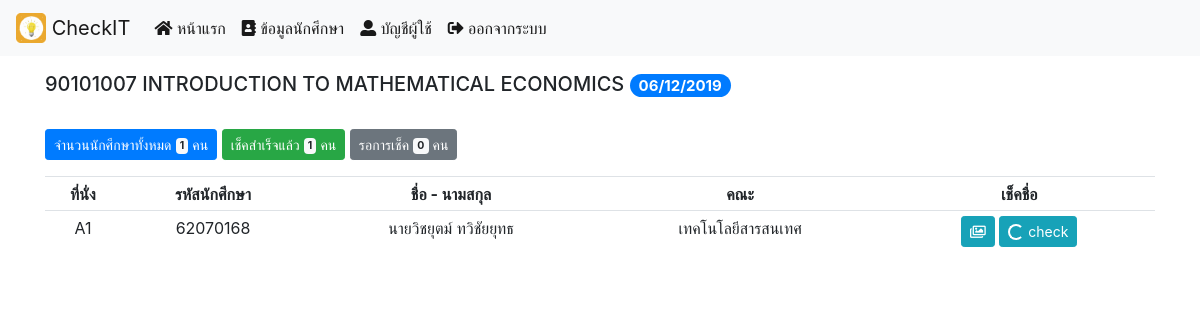
The app's page /main.php?q=checked&uid=3 (signed in) with its own data.
### tables this page shows
CREATE TABLE `classroom` (
  `class_id` int(4) NOT NULL,
  `class_date` date NOT NULL,
  `class_start` time NOT NULL,
  `class_end` time NOT NULL,
  `class_subjectid` varchar(8) NOT NULL,
  `class_subject` varchar(100) NOT NULL,
  `class_fac` varchar(100) NOT NULL,
  `class_term` int(2) NOT NULL,
  `class_year` int(4) NOT NULL,
  `class_building` varchar(30) NOT NULL,
  `class_room` varchar(30) NOT NULL,
  `class_status` varchar(30) NOT NULL,
  `class_email` varchar(50) NOT NULL,
  `class_timestamp` timestamp NOT NULL DEFAULT CURRENT_TIMESTAMP
);

CREATE TABLE `checked` (
  `c_id` int(4) NOT NULL,
  `c_sid` int(8) NOT NULL,
  `c_pre` varchar(30) NOT NULL,
  `c_first` varchar(50) NOT NULL,
  `c_last` varchar(50) NOT NULL,
  `c_fac` varchar(100) NOT NULL,
  `c_seat` varchar(3) NOT NULL,
  `c_session` int(4) NOT NULL,
  `c_checked` varchar(30) NOT NULL DEFAULT 'รอการเช็ค',
  `c_timestamp` timestamp NOT NULL DEFAULT CURRENT_TIMESTAMP
);

### main.php (the view, shortened to what this page needs)
<?php
require 'connection.php';
?>
<!doctype html>
<html lang="en">
  <head>
    <link rel="stylesheet" href="https://stackpath.bootstrapcdn.com/bootstrap/4.4.1/css/bootstrap.min.css">
    <link rel="stylesheet" href="https://use.fontawesome.com/releases/v5.6.3/css/all.css">
  </head>
  <body>
    <nav class="navbar navbar-expand-lg navbar-light bg-light fixed-top">
      <a class="navbar-brand" href="index.php">
        <img src="pictures/logo.jpg" width="30" height="30" class="d-inline-block align-top" alt="">
        CheckIT
      </a>
      <div class="collapse navbar-collapse" id="navbarSupportedContent">
        <ul class="navbar-nav mr-auto">
          <li class="nav-item active">
            <a class="nav-link" href="main.php"><i class="fas fa-home"></i> หน้าแรก</a>
          </li>
          <li class="nav-item active">
            <a class="nav-link" href="main.php?q=student"><i class="fas fa-address-book"></i> ข้อมูลนักศึกษา</a>
          </li>
          <li class="nav-item active">
            <a class="nav-link" href="main.php?q=profile"><i class="fas fa-user-alt"></i> บัญชีผู้ใช้</a>
          </li>
          <li class="nav-item active">
            <a class="nav-link" href="app.php?func=logout"><i class="fas fa-sign-out-alt"></i> ออกจากระบบ</a>
          </li>
        </ul>
      </div>
    </nav>
    <br><br><br>
    <?php if (isset($_GET['q']) and $_GET['q'] == 'checked') { ?>
    <div class="container">
      <?php
      $uid = $_GET['uid'];
      $q = "SELECT * FROM classroom WHERE class_id='$uid'";
      $resq = mysqli_query($dbcon, $q);
      $rowq = mysqli_fetch_array($resq, MYSQLI_ASSOC);
      $ch = 'รอการเช็ค';
      $ched = 'เช็คแล้ว';
      $c = "SELECT COUNT(c_id) AS countcheck FROM checked WHERE c_session='$uid' AND c_checked='$ch'";
      $resc = mysqli_query($dbcon, $c);
      $rowc = mysqli_fetch_array($resc, MYSQLI_ASSOC);
      $c2 = "SELECT COUNT(c_id) AS countchecked FROM checked WHERE c_session='$uid' AND c_checked='$ched'";
      $resc2 = mysqli_query($dbcon, $c2);
      $rowc2 = mysqli_fetch_array($resc2, MYSQLI_ASSOC);
      $c3 = "SELECT COUNT(c_id) AS countall FROM checked WHERE c_session='$uid'";
      $resc3 = mysqli_query($dbcon, $c3);
      $rowc3 = mysqli_fetch_array($resc3, MYSQLI_ASSOC);
       ?>
      <p class="h5"><span class="h5 text-capitalize"><?php echo $rowq['class_subjectid']." ".$rowq['class_subject']." <span class='badge badge-pill badge-primary'>".date("d/m/Y", strtotime($rowq['class_date'])); ?></span></span></p><br>
      <p>
        <button type="button" class="btn btn-primary btn-sm"> จำนวนนักศึกษาทั้งหมด <span class="badge badge-light"><?php echo $rowc3['countall'] ?></span> คน</button>
        <button type="button" class="btn btn-success btn-sm"> เช็คสำเร็จแล้ว <span class="badge badge-light"><?php echo $rowc['countcheck']; ?></span> คน</button>
        <button type="button" class="btn btn-secondary btn-sm"> รอการเช็ค <span class="badge badge-light"><?php echo $rowc2['countchecked']; ?></span> คน</button>
      </p>
      <table class="table table-hover table-sm" align="center">
        <thead>
          <tr>
            <td align="center" valign="baseline"><strong> ที่นั่ง </strong></td>
            <td align="center" valign="baseline"><strong> รหัสนักศึกษา </strong></td>
            <td align="center" valign="baseline"><strong> ชื่อ - นามสกุล </strong></td>
            <td align="center" valign="baseline"><strong> คณะ </strong></td>
            <td align="center" valign="baseline"><strong> เช็คชื่อ </strong></td>
          </tr>
        </thead>
        <tbody>
          <?php
          $q = "SELECT * FROM checked INNER JOIN student ON checked.c_sid=student.stu_sid WHERE c_session='$uid' ORDER BY c_sid ASC";
          $resq = mysqli_query($dbcon, $q);
          while ($rowq = mysqli_fetch_array($resq, MYSQLI_ASSOC)) {
          ?>
          <tr>
            <td align="center" valign="baseline"> <?php echo $rowq['c_seat']; ?> </td>
            <td align="center" valign="baseline"> <?php echo $rowq['c_sid']; ?> </td>
            <td align="center" valign="baseline"> <?php echo $rowq['c_pre'].$rowq['c_first']." ".$rowq['c_last']; ?>
            </td>
            <td align="center" valign="baseline"> <?php echo $rowq['c_fac']; ?> </td>
            <td align="center" valign="baseline">
              <a href="student/<?php echo $rowq['stu_img']; ?>" target="_blank">
              <button type="button" class="btn btn-sm btn-info">
                <i class="far fa-images"></i>
              </button>
              </a>
               <a href="app.php?func=checking&uid=<?php echo $rowq['c_id']; ?>&check=<?php echo $rowq['c_checked']; ?>&room=<?php echo $uid; ?>">
              <?php
              if ($rowq['c_checked'] == 'รอการเช็ค'){
               ?>
              <button class="btn btn-info btn-sm" type="button">
                <span class="spinner-border spinner-border-sm" role="status" aria-hidden="true"></span>
                check
              </button>
            <?php }else{ ?>
              <button class="btn btn-success btn-sm" type="button">
                checked
              </button>
            <?php } ?>
              </a></td>
          </tr>
          <?php } mysqli_free_result($resq); ?>
        </tbody>
      </table>
    </div>
    <?php } ?>
  </body>
</html>

### records on screen
classroom: class_subjectid "90101007", class_subject "INTRODUCTION TO MATHEMATICAL ECONOMICS", class_date "06/12/2019"
checked: c_seat "A1", c_sid "62070168", c_pre "นาย", c_first "วิชยุตม์", c_last "ทวิชัยยุทธ", c_fac "เทคโนโลยีสารสนเทศ", c_checked "รอการเช็ค" (drawn)

### other values on screen
$rowc3['countall'] "1"
$rowc['countcheck'] "1"
$rowc2['countchecked'] "0"
